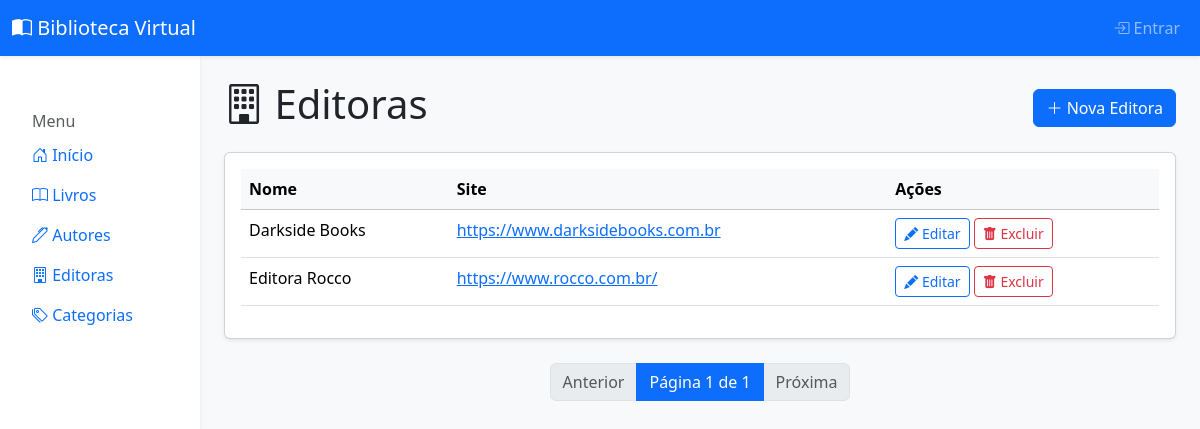
The page /editoras/ on the database its author committed.
### core/models.py (models this page shows, shortened)
class Editora(models.Model):
    nome = models.CharField(max_length=100)
    site = models.URLField(blank=True, null=True)

### core/views.py (the view)
# urls.py: path('editoras/', views.lista_editoras, name='lista_editoras'),
def lista_editoras(request):
    editoras_lista = Editora.objects.all().order_by('nome')
    paginator = Paginator(editoras_lista, 10)
    page_number = request.GET.get('page')
    page_obj = paginator.get_page(page_number)
    context = {
        'page_obj': page_obj
    }
    return render(request, 'core/editora_list.html', context)

### templates/core/editora_list.html (shortened to what this page needs)
{% extends 'base.html' %}
{% block content %}
<div class="d-flex justify-content-between align-items-center mb-3">
    <h1><i class="bi bi-building"></i> Editoras</h1>
    <a href="{% url 'editora_create' %}" class="btn btn-primary">
        <i class="bi bi-plus-lg"></i> Nova Editora
    </a>
</div>
<div class="card shadow-sm">
    <div class="card-body">
        <table class="table table-hover">
            <thead class="table-light">
                <tr>
                    <th>Nome</th>
                    <th>Site</th>
                    <th>Ações</th>
                </tr>
            </thead>
            <tbody>
                {% for editora in page_obj %}
                <tr>
                    <td>{{ editora.nome }}</td>
                    <td><a href="{{ editora.site }}" target="_blank">{{ editora.site }}</a></td>
                    <td>
                        <a href="{% url 'editora_update' editora.id %}" class="btn btn-sm btn-outline-primary">
                            <i class="bi bi-pencil-fill"></i> Editar
                        </a>
                        <a href="{% url 'editora_delete' editora.id %}" class="btn btn-sm btn-outline-danger">
                            <i class="bi bi-trash-fill"></i> Excluir
                        </a>
                    </td>
                </tr>
                {% endfor %}
            </tbody>
        </table>
    </div>
</div>
{% include 'paginacao.html' %}
{% endblock %}

### rows shown on the page
Editora: nome "Darkside Books", site "https://www.darksidebooks.com.br"
Editora: nome "Editora Rocco", site "https://www.rocco.com.br/"

### other values the page prints
{{ page_obj.number }} "1"
{{ page_obj.paginator.num_pages }} "1"
